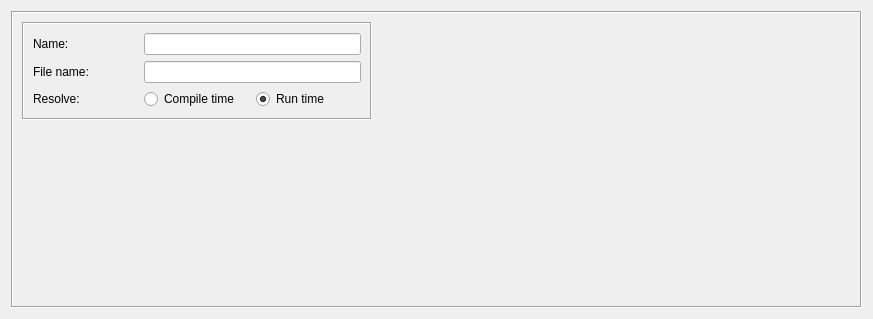
<?xml version="1.0" encoding="UTF-8"?>
<ui version="4.0">
 <class>AddressTableDialog_q</class>
 <widget class="QWidget" name="AddressTableDialog_q">
  <property name="geometry">
   <rect>
    <x>0</x>
    <y>0</y>
    <width>873</width>
    <height>319</height>
   </rect>
  </property>
  <property name="windowTitle">
   <string>Address Table</string>
  </property>
  <layout class="QGridLayout" name="gridLayout">
   <item row="0" column="0">
    <widget class="QFrame" name="frame7">
     <property name="frameShape">
      <enum>QFrame::Shape::Box</enum>
     </property>
     <property name="frameShadow">
      <enum>QFrame::Shadow::Sunken</enum>
     </property>
     <layout class="QGridLayout" name="gridLayout_2">
      <item row="0" column="0">
       <layout class="QVBoxLayout" name="verticalLayout">
        <item>
         <widget class="QFrame" name="frame14">
          <property name="minimumSize">
           <size>
            <width>350</width>
            <height>0</height>
           </size>
          </property>
          <property name="maximumSize">
           <size>
            <width>350</width>
            <height>16777215</height>
           </size>
          </property>
          <property name="frameShape">
           <enum>QFrame::Shape::Box</enum>
          </property>
          <property name="frameShadow">
           <enum>QFrame::Shadow::Sunken</enum>
          </property>
          <layout class="QGridLayout" name="gridLayout_3">
           <item row="0" column="0">
            <widget class="QLabel" name="textLabel1">
             <property name="text">
              <string>Name:</string>
             </property>
            </widget>
           </item>
           <item row="0" column="1" colspan="2">
            <widget class="QLineEdit" name="obj_name"/>
           </item>
           <item row="1" column="0">
            <widget class="QLabel" name="filenameLabel">
             <property name="text">
              <string>File name:</string>
             </property>
            </widget>
           </item>
           <item row="1" column="1" colspan="2">
            <widget class="QLineEdit" name="filename">
             <property name="toolTip">
              <string>Full path to the file on the firewall machine that contains one IP address or network per line. This file is read at compile time or run time depending on the selected mode.</string>
             </property>
            </widget>
           </item>
           <item row="2" column="0">
            <widget class="QLabel" name="resolveLabel">
             <property name="text">
              <string>Resolve:</string>
             </property>
            </widget>
           </item>
           <item row="2" column="1">
            <widget class="QRadioButton" name="r_compiletime">
             <property name="text">
              <string>Compile time</string>
             </property>
             <property name="toolTip">
              <string>Read the address table file during policy compilation. Addresses are embedded directly in the generated firewall script.</string>
             </property>
            </widget>
           </item>
           <item row="2" column="2">
            <widget class="QRadioButton" name="r_runtime">
             <property name="text">
              <string>Run time</string>
             </property>
             <property name="checked">
              <bool>true</bool>
             </property>
             <property name="toolTip">
              <string>Read the address table file on the firewall machine when the script runs. The file must exist on the firewall at activation time.</string>
             </property>
            </widget>
           </item>
          </layout>
         </widget>
        </item>
        <item>
         <spacer name="verticalSpacer">
          <property name="orientation">
           <enum>Qt::Orientation::Vertical</enum>
          </property>
          <property name="sizeHint" stdset="0">
           <size>
            <width>20</width>
            <height>40</height>
           </size>
          </property>
         </spacer>
        </item>
       </layout>
      </item>
      <item row="0" column="1">
       <widget class="CommentKeywords" name="commentKeywords" native="true">
        <property name="sizePolicy">
         <sizepolicy hsizetype="Expanding" vsizetype="Expanding">
          <horstretch>0</horstretch>
          <verstretch>0</verstretch>
         </sizepolicy>
        </property>
       </widget>
      </item>
     </layout>
    </widget>
   </item>
  </layout>
 </widget>
 <customwidgets>
  <customwidget>
   <class>CommentKeywords</class>
   <extends>QWidget</extends>

   <container>1</container>
  </customwidget>
 </customwidgets>
 <tabstops>
  <tabstop>obj_name</tabstop>
  <tabstop>filename</tabstop>
  <tabstop>r_compiletime</tabstop>
  <tabstop>r_runtime</tabstop>
 </tabstops>
 <resources>
  <include location="MainRes.qrc"/>
 </resources>
</ui>
